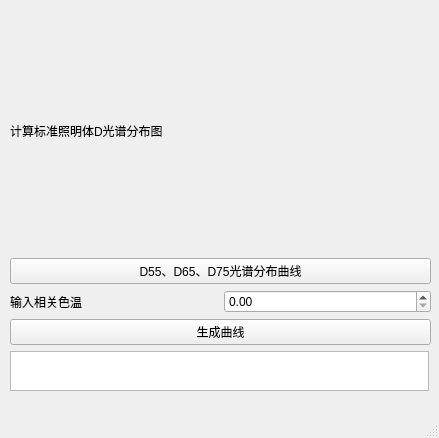
<?xml version="1.0" encoding="UTF-8"?>
<ui version="4.0">
 <class>MainWindow</class>
 <widget class="QMainWindow" name="MainWindow">
  <property name="geometry">
   <rect>
    <x>0</x>
    <y>0</y>
    <width>439</width>
    <height>438</height>
   </rect>
  </property>
  <property name="minimumSize">
   <size>
    <width>439</width>
    <height>438</height>
   </size>
  </property>
  <property name="maximumSize">
   <size>
    <width>439</width>
    <height>438</height>
   </size>
  </property>
  <property name="windowTitle">
   <string>MainWindow</string>
  </property>
  <widget class="QWidget" name="centralwidget">
   <property name="minimumSize">
    <size>
     <width>438</width>
     <height>400</height>
    </size>
   </property>
   <property name="maximumSize">
    <size>
     <width>438</width>
     <height>400</height>
    </size>
   </property>
   <widget class="QWidget" name="layoutWidget">
    <property name="geometry">
     <rect>
      <x>10</x>
      <y>10</y>
      <width>421</width>
      <height>381</height>
     </rect>
    </property>
    <layout class="QVBoxLayout" name="verticalLayout">
     <item>
      <widget class="QLabel" name="label_2">
       <property name="text">
        <string>计算标准照明体D光谱分布图</string>
       </property>
      </widget>
     </item>
     <item>
      <widget class="QPushButton" name="pushButton_2">
       <property name="text">
        <string>D55、D65、D75光谱分布曲线</string>
       </property>
      </widget>
     </item>
     <item>
      <layout class="QHBoxLayout" name="horizontalLayout">
       <item>
        <widget class="QLabel" name="label">
         <property name="text">
          <string>输入相关色温</string>
         </property>
         <property name="textFormat">
          <enum>Qt::AutoText</enum>
         </property>
        </widget>
       </item>
       <item>
        <widget class="QDoubleSpinBox" name="doubleSpinBox">
         <property name="maximum">
          <double>25000.000000000000000</double>
         </property>
        </widget>
       </item>
      </layout>
     </item>
     <item>
      <widget class="QPushButton" name="pushButton">
       <property name="text">
        <string>生成曲线</string>
       </property>
      </widget>
     </item>
     <item>
      <widget class="QTextBrowser" name="textBrowser">
       <property name="maximumSize">
        <size>
         <width>419</width>
         <height>40</height>
        </size>
       </property>
      </widget>
     </item>
    </layout>
   </widget>
  </widget>
  <widget class="QStatusBar" name="statusbar"/>
 </widget>
 <resources/>
 <connections/>
</ui>
